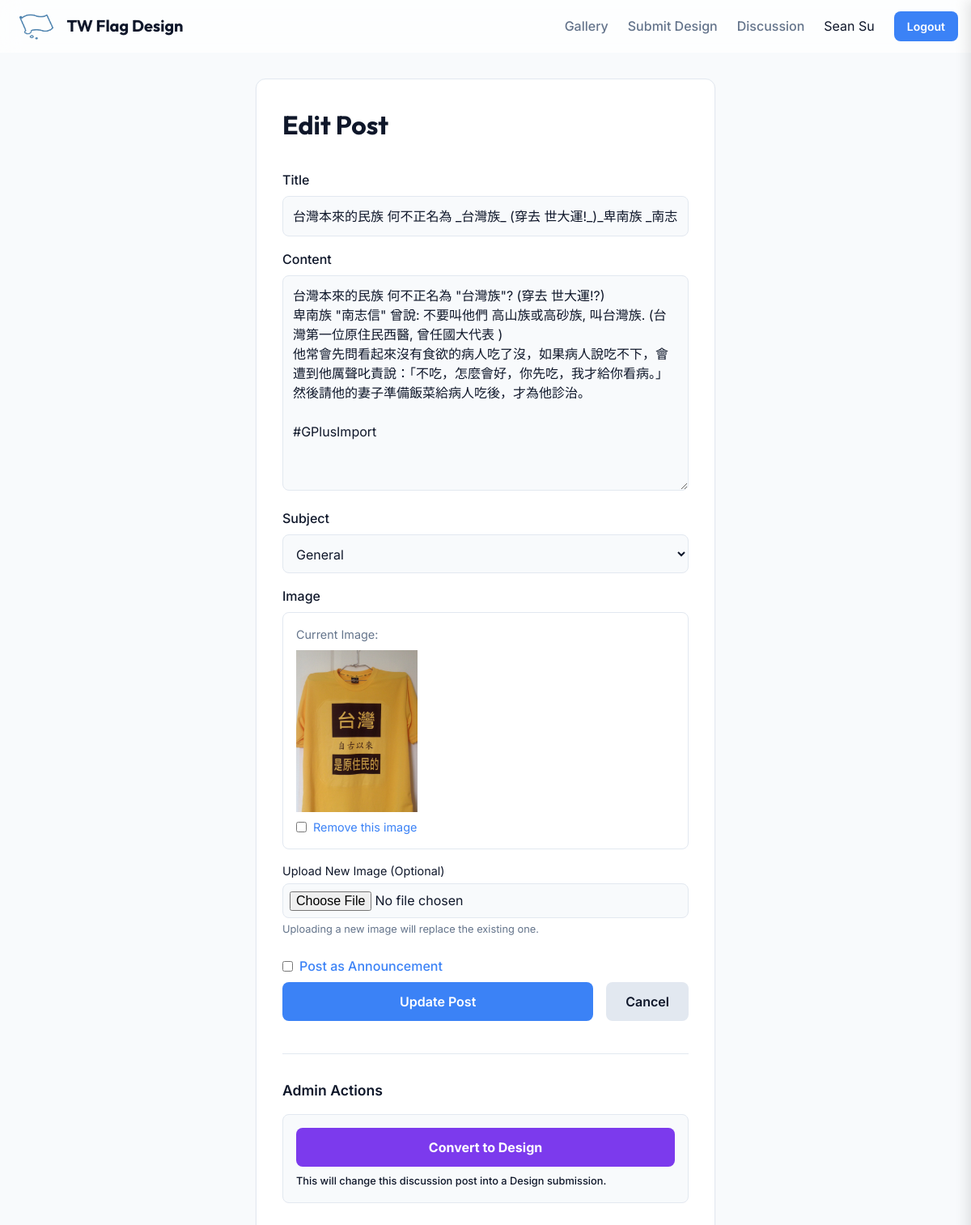
Screenshot of /post/200/edit (signed in) with the database file from the repository.
### app/models.py (models this page shows, shortened)
class User(db.Model, UserMixin):
    id = db.Column(db.Integer, primary_key=True)
    google_id = db.Column(db.String(100), unique=True, nullable=True) # Nullable for local testing if needed
    name = db.Column(db.String(100), nullable=False)
    email = db.Column(db.String(120), unique=True, nullable=False)
    profile_pic = db.Column(db.String(200))
    is_admin = db.Column(db.Boolean, default=False)
    designs = db.relationship('Design', backref='author', lazy=True)
    posts = db.relationship('Post', backref='author', lazy=True)
    comments = db.relationship('Comment', backref='author', lazy=True)
    ratings = db.relationship('Rating', backref='author', lazy=True)

class Post(db.Model):
    id = db.Column(db.Integer, primary_key=True)
    title = db.Column(db.String(100), nullable=False)
    content = db.Column(db.Text, nullable=False)
    post_type = db.Column(db.String(20), nullable=False) # 'announcement' or 'discussion'
    subject = db.Column(db.String(50), nullable=True)
    image_filename = db.Column(db.String(100), nullable=True)
    created_at = db.Column(db.DateTime, nullable=False, default=datetime.utcnow)
    user_id = db.Column(db.Integer, db.ForeignKey('user.id'), nullable=False)
    comments = db.relationship('Comment', backref='post', lazy=True)

### app/main/routes.py (the view, shortened to what this page needs)
@bp.route('/post/<int:post_id>/edit', methods=['GET', 'POST'])
@login_required
def edit_post(post_id):
    post = Post.query.get_or_404(post_id)
    if post.author != current_user and not current_user.is_admin:
        abort(403)
    subjects = ['General', 'Design Feedback', 'Voting Process', 'Symbolism', 'Past Designs', 'Colonial Flags']
    return render_template('edit_post.html', post=post, subjects=subjects)

### app/models.py (called while the page is built)
@login_manager.user_loader
def load_user(user_id):
    return User.query.get(int(user_id))

### app/templates/edit_post.html (shortened to what this page needs)
{% extends "layout.html" %}
{% block content %}
<div class="container" style="max-width: 600px;">
    <div class="card" style="padding: 2rem;">
        <h1 style="font-family: var(--font-heading); margin-bottom: 2rem; color: var(--color-primary);">Edit Post</h1>
        <form method="POST" enctype="multipart/form-data">
            <div style="margin-bottom: 1rem;">
                <label for="title" style="display: block; margin-bottom: 0.5rem; font-weight: 500;">Title</label>
                <input type="text" name="title" id="title" placeholder="Title" required value="{{ post.title }}"
                    style="width: 100%; padding: 0.75rem; border: 1px solid var(--color-border); border-radius: var(--radius-md); background: var(--color-background); color: var(--color-text-main);">
            </div>
            <div style="margin-bottom: 1rem;">
                <label for="content" style="display: block; margin-bottom: 0.5rem; font-weight: 500;">Content</label>
                <textarea name="content" id="content" placeholder="Write your post content here..." required rows="10"
                    style="width: 100%; padding: 0.75rem; border: 1px solid var(--color-border); border-radius: var(--radius-md); background: var(--color-background); color: var(--color-text-main); font-family: var(--font-sans); resize: vertical;">{{ post.content }}</textarea>
            </div>
            <div style="margin-bottom: 1rem;">
                <label for="subject" style="display: block; margin-bottom: 0.5rem; font-weight: 500;">Subject</label>
                <select name="subject" id="subject" required
                    style="width: 100%; padding: 0.75rem; border: 1px solid var(--color-border); border-radius: var(--radius-md); background: var(--color-background); color: var(--color-text-main);">
                    {% for subject in subjects %}
                    <option value="{{ subject }}" {% if post.subject==subject %}selected{% endif %}>{{ subject }}
                    </option>
                    {% endfor %}
                </select>
            </div>
            <div style="margin-bottom: 1.5rem;">
                <label style="display: block; margin-bottom: 0.5rem; font-weight: 500;">Image</label>
                {% if post.image_filename %}
                <div
                    style="margin-bottom: 1rem; padding: 1rem; border: 1px solid var(--color-border); border-radius: var(--radius-md);">
                    <p style="margin-bottom: 0.5rem; font-size: 0.9rem; color: var(--color-text-muted);">Current Image:
                    </p>
                    <img src="{{ url_for('static', filename='uploads/' + post.image_filename) }}" alt="Current Image"
                        style="max-height: 200px; max-width: 100%; display: block; margin-bottom: 0.5rem;">
                    <div style="display: flex; align-items: center; gap: 0.5rem;">
                        <input type="checkbox" id="remove_image" name="remove_image" value="yes">
                        <label for="remove_image" style="color: var(--color-accent); font-size: 0.9rem;">Remove this
                            image</label>
                    </div>
                </div>
                {% endif %}
                <label for="image" style="display: block; font-size: 0.9rem; margin-bottom: 0.25rem;">Upload New Image
                    (Optional)</label>
                <input type="file" name="image" id="image" accept="image/*"
                    style="width: 100%; padding: 0.5rem; border: 1px solid var(--color-border); border-radius: var(--radius-md); background: var(--color-background); color: var(--color-text-main);">
                <p style="font-size: 0.8rem; color: var(--color-text-muted); margin-top: 0.25rem;">Uploading a new image
                    will replace the existing one.</p>
            </div>
            {% if current_user.is_admin %}
            <div style="margin-bottom: 1.5rem; display: flex; flex-direction: column; gap: 0.5rem;">
                <div style="display: flex; align-items: center; gap: 0.5rem;">
                    <input type="checkbox" id="is_announcement" name="is_announcement" value="yes" >
                    <label for="is_announcement" style="font-weight: 500; color: var(--color-accent);">Post as
                        Announcement</label>
                </div>
                {% endif %}
                <div style="display: flex; gap: 1rem;">
                    <button type="submit" class="btn btn-primary" style="flex-grow: 1;">Update Post</button>
                    <a href="{{ url_for('main.discuss') }}" class="btn"
                        style="background: var(--color-border); color: var(--color-text-main);">Cancel</a>
                </div>
        </form>
        {% if current_user.is_admin and post.image_filename %}
        <div style="margin-top: 2rem; padding-top: 2rem; border-top: 1px solid var(--color-border);">
            <h3 style="font-size: 1.1rem; font-weight: 600; color: var(--color-primary); margin-bottom: 1rem;">Admin
                Actions</h3>
            <div
                style="background: var(--color-background); padding: 1rem; border: 1px solid var(--color-border); border-radius: var(--radius-md);">
                <form action="{{ url_for('main.convert_post_to_design', post_id=post.id) }}" method="POST">
                    <div id="convert-initial">
                        <button type="button" class="btn"
                            style="background-color: #7c3aed; color: #ffffff; width: 100%; font-weight: bold;"
                            onclick="document.getElementById('convert-initial').style.display='none'; document.getElementById('convert-confirm-ui').style.display='block';">
                            Convert to Design
                        </button>
                    </div>
                </form>
                <p style="font-size: 0.8rem; color: var(--color-text-main); margin-top: 0.5rem; font-weight: 500;">This
                    will change this discussion post into a Design submission.</p>
            </div>
        </div>
        {% endif %}
    </div>
</div>
{% endblock %}

### app/templates/layout.html (shortened to what this page needs)
<!DOCTYPE html>
<html lang="en">
<head>
    <link rel="stylesheet" href="{{ url_for('static', filename='css/variables.css') }}">
    <link rel="stylesheet" href="{{ url_for('static', filename='css/base.css') }}">
</head>
<body>
    <nav class="navbar">
        <div class="container nav-container">
            <a href="{{ url_for('main.index') }}" class="nav-logo"
                style="display: flex; align-items: center; gap: 0.5rem; text-decoration: none;">
                <img src="{{ url_for('static', filename='img/logo.png') }}" alt="Logo"
                    style="height: 40px; width: auto;">
                TW Flag Design
            </a>
            <div class="nav-links">
                <a href="{{ url_for('main.index') }}" class="nav-item">Gallery</a>
                <a href="{{ url_for('main.submit') }}" class="nav-item">Submit Design</a>
                <a href="#" id="sidePanelToggle" class="nav-item">Discussion</a>
                {% if current_user.is_authenticated %}
                <span>{{ current_user.name }}</span>
                <a href="{{ url_for('auth.logout') }}" class="btn btn-primary"
                    style="padding: 0.5rem 1rem; font-size: 0.875rem;">Logout</a>
                {% else %}
                <a href="{{ url_for('auth.login') }}" class="btn btn-primary"
                    style="padding: 0.5rem 1rem; font-size: 0.875rem;">Login</a>
                {% endif %}
            </div>
        </div>
    </nav>
    <main class="container main-content">
        {% block content %}{% endblock %}
    </main>
</body>
</html>

### app/static/css/variables.css (style rules this page uses)
:root { --color-primary: #0f172a; --color-primary-light: #1e293b; --color-accent: #3b82f6; --color-accent-hover: #2563eb; --color-background: #f8fafc; --color-surface: #ffffff; --color-text-main: #0f172a; --color-text-muted: #64748b; --color-border: #e2e8f0; --color-success: #10b981; --color-error: #ef4444; --shadow-sm: 0 1px 2px 0 rgb(0 0 0 / 0.05); --shadow-md: 0 4px 6px -1px rgb(0 0 0 / 0.1), 0 2px 4px -2px rgb(0 0 0 / 0.1); --shadow-lg: 0 10px 15px -3px rgb(0 0 0 / 0.1), 0 4px 6px -4px rgb(0 0 0 / 0.1); --glass-background: rgba(255, 255, 255, 0.7); --glass-border: rgba(255, 255, 255, 0.2); --font-sans: 'Inter', system-ui, -apple-system, sans-serif; --font-heading: 'Outfit', sans-serif; --radius-sm: 0.375rem; --radius-md: 0.5rem; --radius-lg: 0.75rem; --radius-xl: 1rem; --spacing-container: 1200px; }

### app/static/css/base.css (style rules this page uses)
*, *::before, *::after { box-sizing: border-box; margin: 0; padding: 0; }
body { font-family: var(--font-sans); background-color: var(--color-background); color: var(--color-text-main); line-height: 1.5; -webkit-font-smoothing: antialiased; }
img, picture, video, canvas, svg { display: block; max-width: 100%; }
input, button, textarea, select { font: inherit; }
a { color: inherit; text-decoration: none; }
.container { max-width: var(--spacing-container); margin: 0 auto; padding: 0 1rem; }
.btn { display: inline-flex; align-items: center; justify-content: center; padding: 0.75rem 1.5rem; border-radius: var(--radius-md); font-weight: 600; transition: all 0.2s ease; cursor: pointer; border: none; }
.btn-primary { background-color: var(--color-accent); color: white; }
.card { background-color: var(--color-surface); border: 1px solid var(--color-border); border-radius: var(--radius-lg); box-shadow: var(--shadow-sm); overflow: hidden; transition: transform 0.2s, box-shadow 0.2s; }

### app/templates/layout.html (style rules this page uses)
.navbar { background: var(--glass-background); backdrop-filter: blur(12px); border-bottom: 1px solid var(--glass-border); position: sticky; top: 0; z-index: 100; }
.nav-container { display: flex; align-items: center; justify-content: space-between; height: 4rem; }
.nav-logo { font-family: var(--font-heading); font-weight: 700; font-size: 1.25rem; color: var(--color-primary); }
.nav-links { display: flex; gap: 1.5rem; align-items: center; }
.nav-item { font-weight: 500; color: var(--color-text-muted); transition: color 0.2s; }
.main-content { padding: 2rem 0; min-height: calc(100vh - 4rem); }

### rows the page displays
User: name "Sean Su"
Post: title "台灣本來的民族 何不正名為 _台灣族_ (穿去 世大運!_)_卑南族 _南志", content "台灣本來的民族 何不正名為 \"台灣族\"? (穿去 世大運!?) 卑南族 \"南志信\" 曾說: 不要叫他們 高山族或高砂族, 叫台灣族. (台灣第一位原住民西醫, 曾任國大代表 ) 他常會先問看起來沒有食欲的病人吃了沒，如果病人說吃不下，會遭到他厲聲叱責說：「不吃，怎麼會好，你先吃，我才給你看病。」然後請他的妻子準備飯菜給病人吃後，才為他診治。 #GPlusImport", subject "General", image_filename (picture)
